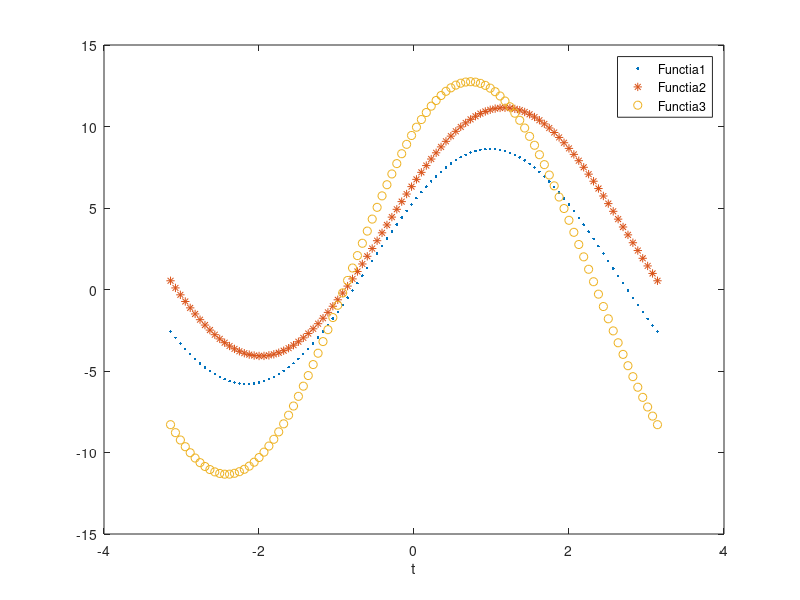

Source code (MATLAB):
% Domeniul de reprezentare al functiei
t = linspace(-pi,pi);
% Evaluarea valorilor functiei corespunzatoare fiecarui set de date.
f1 = 2/sqrt(2)+6*sin(t)+4*cos(t);
f2 = 5/sqrt(2)+7*sin(t)+3*cos(t);
f3 = 1/sqrt(2)+8*sin(t)+9*cos(t);
plot(t,f1,'.',t,f2,'*',t,f3,'o')
legend('Functia1','Functia2','Functia3')
xlabel('t')